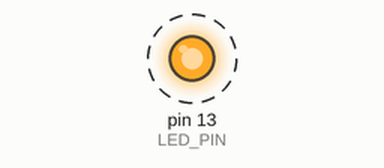
A sketch run on a simulated Arduino Uno, built with avr-gcc and run on an emulated ATmega328P. Shown: output pins drawn as LEDs (lit = HIGH). Dashed ring = blinking.

Above: at 0.1 s.
Timing chart, 0 to 3.0 s (numbered marks = the images above):
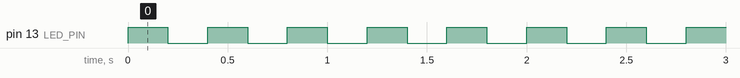

The sketch:

Blink.ino
```cpp
const int LED_PIN = 13;

void setup() {
  pinMode(LED_PIN, OUTPUT);
}

void loop() {
  digitalWrite(LED_PIN, HIGH);
  delay(200);

  digitalWrite(LED_PIN, LOW);
  delay(200);
}
```

Measured:
- by itself, pin 13 (LED_PIN): alternates HIGH for 0.20 s and LOW for 0.20 s
